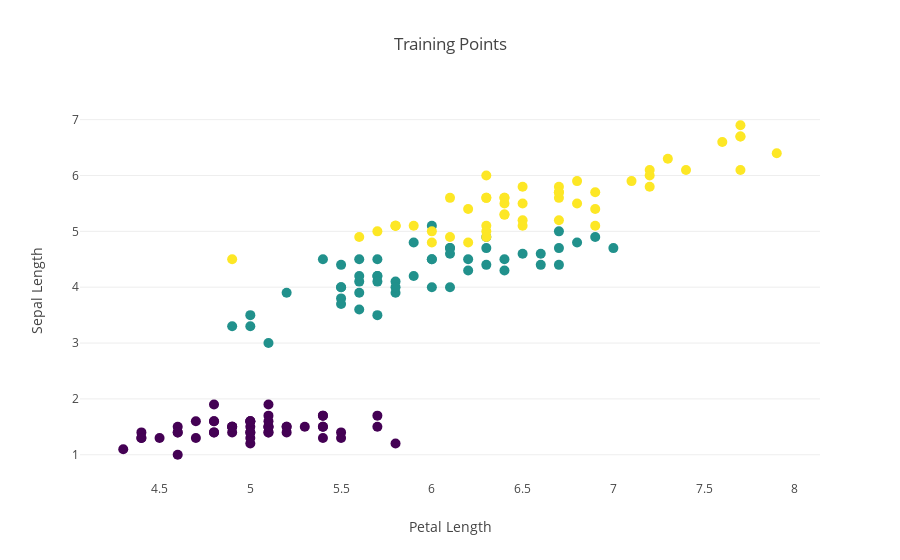

The code cell stored with this chart in its notebook:
### Markdown cell above
## [Plotly](https://plot.ly/python/)

_"Plotly's Python graphing library makes interactive, publication-quality graphs online"_

### Code cell
from plotly.offline import download_plotlyjs, init_notebook_mode, plot, iplot
import plotly.graph_objs as go
init_notebook_mode(connected=True)

# Create a trace
trace = go.Scatter(
    x=iris_pd['Petal Length'], 
    y=iris_pd['Sepal Length'],
    mode = 'markers',
    marker=dict(color=iris_pd['color'],
                size=10,
                colorscale='Viridis',
                showscale=False))

layout = go.Layout(title='Training Points',
                   xaxis=dict(title='Petal Length',
                            showgrid=False),
                   yaxis=dict(title='Sepal Length',
                            showgrid=True))
 
fig = go.Figure(data=[trace], layout=layout)
iplot(fig)

### Figure 1 — Plotly figure (JSON) as saved in the notebook; plotly's stock layout.template omitted (floating-point values rounded to 4 significant figures; data arrays with more than 128 entries replaced by an {"elided": "..."} marker saying what was removed)
{"data": [{"marker": {"color": {"elided": "150 int values"}, "colorscale": "Viridis", "showscale": false, "size": 10}, "mode": "markers", "type": "scatter", "uid": "17957493-df31-44ab-b06c-dc32806ff4e4", "x": {"elided": "150 float values"}, "y": {"elided": "150 float values"}}], "layout": {"title": {"text": "Training Points"}, "xaxis": {"showgrid": false, "title": {"text": "Petal Length"}}, "yaxis": {"showgrid": true, "title": {"text": "Sepal Length"}}}}
